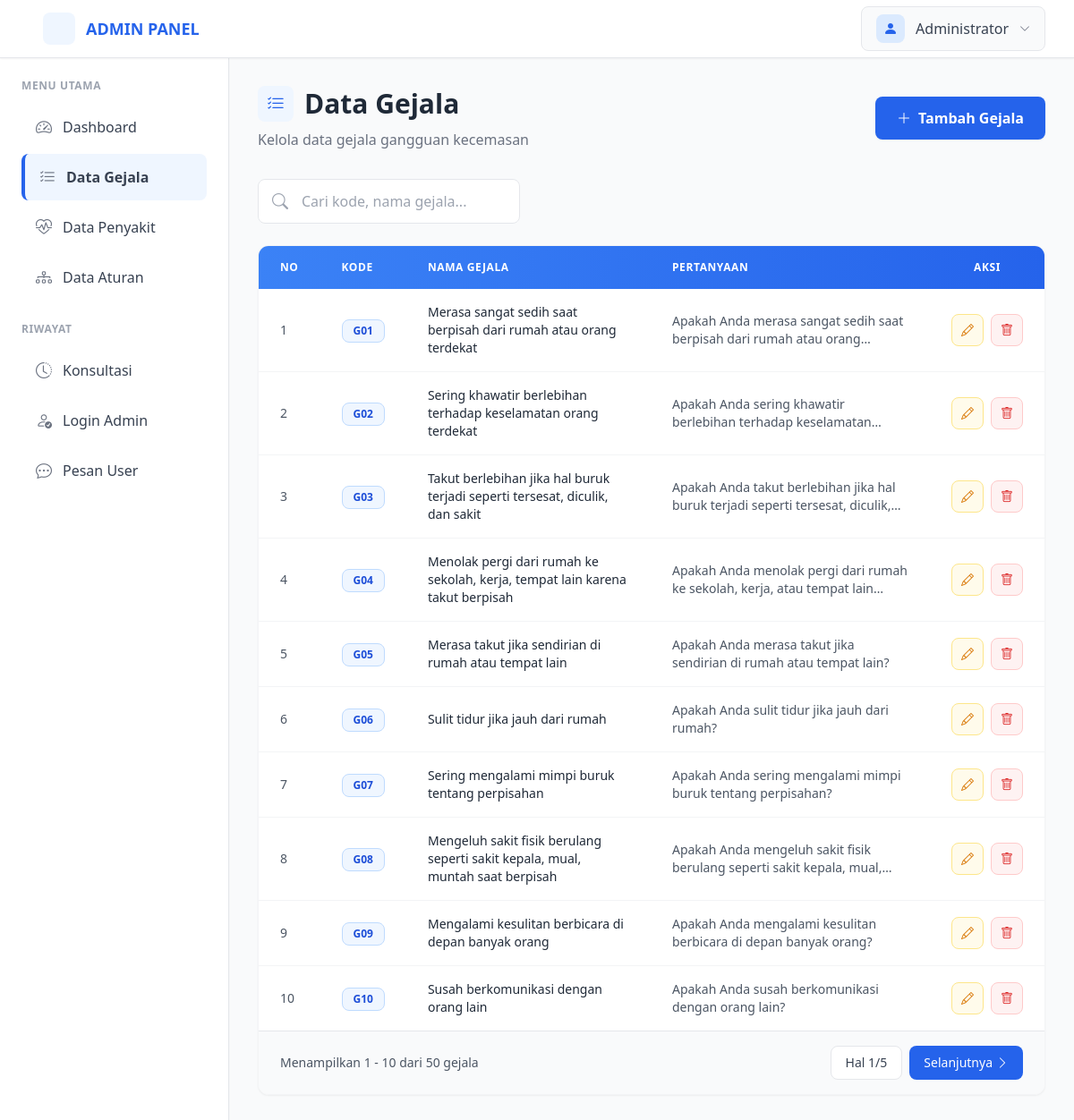
/gejala/ (signed in), run on the app's committed database.
### models/models.py (models this page shows, shortened)
class Admin(UserMixin, db.Model):
    __tablename__ = 'admin'
    id = db.Column(db.Integer, primary_key=True)
    username = db.Column(db.String(80), unique=True, nullable=False)
    nama_admin = db.Column(db.String(100), nullable=False)
    password_hash = db.Column(db.String(255), nullable=False)
    created_at = db.Column(db.DateTime, default=datetime.utcnow)
    riwayat_login = db.relationship('RiwayatLogin', backref='admin', lazy=True, cascade='all, delete-orphan')

class Gejala(db.Model):
    __tablename__ = 'gejala'
    id = db.Column(db.Integer, primary_key=True)
    kode_gejala = db.Column(db.String(10), unique=True, nullable=False)
    nama_gejala = db.Column(db.Text, nullable=False)
    pertanyaan = db.Column(db.Text, nullable=False)
    created_at = db.Column(db.DateTime, default=datetime.utcnow)
    aturan = db.relationship('Aturan', backref='gejala', lazy=True, cascade='all, delete-orphan')

### routes/gejala.py (the view)
@gejala_bp.route('/')
@login_required
def index():
    page = request.args.get('page', 1, type=int)
    per_page = 10
    gejala_list = Gejala.query.order_by(Gejala.kode_gejala).paginate(
        page=page, per_page=per_page, error_out=False
    )
    return render_template('gejala/index.html', gejala_list=gejala_list)

### templates/gejala/index.html (shortened to what this page needs)
{% extends 'base.html' %}
{% block content %}
<div class="mb-6 sm:mb-8 flex flex-col sm:flex-row sm:items-center sm:justify-between gap-4 animate-fade-in">
    <div>
        <h1 class="text-2xl sm:text-3xl font-bold text-gray-800 flex items-center space-x-2 sm:space-x-3">
            <div class="w-9 h-9 sm:w-10 sm:h-10 bg-blue-50 rounded-lg flex items-center justify-center">
                <i class="bi bi-list-check text-blue-600 text-lg sm:text-xl"></i>
            </div>
            <span>Data Gejala</span>
        </h1>
        <p class="text-sm sm:text-base text-gray-500 mt-2">Kelola data gejala gangguan kecemasan</p>
    </div>
    <a href="{{ url_for('gejala.create') }}"
       class="bg-blue-600 hover:bg-blue-700 text-white font-semibold py-2.5 sm:py-3 px-5 sm:px-6 rounded-lg transition-all duration-200 flex items-center justify-center sm:justify-start space-x-2 shadow-sm hover:shadow-md text-sm sm:text-base">
        <i class="bi bi-plus-lg"></i>
        <span>Tambah Gejala</span>
    </a>
</div>
<div class="mb-4 sm:mb-6 animate-fade-in" style="animation-delay: 0.1s;">
    <div class="relative w-full sm:w-2/3 md:w-1/2 lg:w-1/3">
        <span class="absolute inset-y-0 left-0 flex items-center pl-3 sm:pl-4 text-gray-400">
            <i class="bi bi-search text-base sm:text-lg"></i>
        </span>
        <input
            type="text"
            id="searchInput"
            placeholder="Cari kode, nama gejala..."
            class="w-full pl-10 sm:pl-12 pr-4 py-2.5 sm:py-3 border border-gray-200 rounded-lg
                   focus:outline-none focus:ring-2 focus:ring-blue-500 focus:border-blue-500
                   transition-all duration-200 text-sm sm:text-base"
            onkeyup="searchTable()"
        >
    </div>
</div>
<div class="bg-white rounded-xl shadow-sm overflow-hidden animate-fade-in border border-gray-100" style="animation-delay: 0.2s;">
    <div class="overflow-x-auto">
        <table class="w-full" id="gejalaTable">
            <thead class="bg-gradient-to-r from-blue-500 to-blue-600">
                <tr>
                    <th class="px-4 sm:px-6 py-3 sm:py-4 text-left text-xs font-semibold text-white uppercase tracking-wider">No</th>
                    <th class="px-4 sm:px-6 py-3 sm:py-4 text-left text-xs font-semibold text-white uppercase tracking-wider">Kode</th>
                    <th class="px-4 sm:px-6 py-3 sm:py-4 text-left text-xs font-semibold text-white uppercase tracking-wider">Nama Gejala</th>
                    <th class="px-4 sm:px-6 py-3 sm:py-4 text-left text-xs font-semibold text-white uppercase tracking-wider hidden md:table-cell">Pertanyaan</th>
                    <th class="px-4 sm:px-6 py-3 sm:py-4 text-center text-xs font-semibold text-white uppercase tracking-wider">Aksi</th>
                </tr>
            </thead>
            <tbody class="divide-y divide-gray-100">
                {% for gejala in gejala_list.items %}
                <tr class="hover:bg-blue-50 transition-colors duration-150">
                    <td class="px-4 sm:px-6 py-3 sm:py-4 text-gray-600 text-xs sm:text-sm">
                        {{ loop.index + (gejala_list.page - 1) * gejala_list.per_page }}
                    </td>
                    <td class="px-4 sm:px-6 py-3 sm:py-4">
                        <span class="inline-flex items-center px-2 sm:px-3 py-1 rounded-lg text-xs font-semibold bg-blue-50 text-blue-700 border border-blue-200">
                            {{ gejala.kode_gejala }}
                        </span>
                    </td>
                    <td class="px-4 sm:px-6 py-3 sm:py-4">
                        <div class="font-medium text-gray-800 text-xs sm:text-sm">
                            {{ gejala.nama_gejala }}
                        </div>
                    </td>
                    <td class="px-4 sm:px-6 py-3 sm:py-4 hidden md:table-cell">
                        <div class="text-gray-600 text-xs sm:text-sm line-clamp-2">
                            {{ gejala.pertanyaan }}
                        </div>
                    </td>
                    <td class="px-4 sm:px-6 py-3 sm:py-4 text-center">
                        <div class="flex items-center justify-center space-x-1.5 sm:space-x-2">
                            <a href="{{ url_for('gejala.edit', id=gejala.id) }}"
                               class="w-8 h-8 sm:w-9 sm:h-9 bg-amber-50 hover:bg-amber-100 text-amber-600 hover:text-amber-700 rounded-lg transition-all duration-200 flex items-center justify-center border border-amber-200"
                               title="Edit Gejala">
                                <i class="bi bi-pencil text-xs sm:text-sm"></i>
                            </a>
                            <form method="POST" action="{{ url_for('gejala.delete', id=gejala.id) }}"
                                  onsubmit="return confirm('Apakah Anda yakin ingin menghapus gejala ini?')" class="inline">
                                <button type="submit"
                                        class="w-8 h-8 sm:w-9 sm:h-9 bg-red-50 hover:bg-red-100 text-red-600 hover:text-red-700 rounded-lg transition-all duration-200 flex items-center justify-center border border-red-200"
                                        title="Hapus Gejala">
                                    <i class="bi bi-trash text-xs sm:text-sm"></i>
                                </button>
                            </form>
                        </div>
                    </td>
                </tr>
                {% endfor %}
            </tbody>
        </table>
    </div>
    {% if gejala_list.pages > 1 %}
    <div class="bg-gray-50 px-4 sm:px-6 py-3 sm:py-4 border-t border-gray-200">
        <div class="flex flex-col sm:flex-row items-center justify-between gap-3">
            <div class="text-xs sm:text-sm text-gray-600 text-center sm:text-left">
                Menampilkan {{ gejala_list.per_page * (gejala_list.page - 1) + 1 }} -
                {{ [gejala_list.per_page * gejala_list.page, gejala_list.total]|min }}
                dari {{ gejala_list.total }} gejala
            </div>
            <div class="flex space-x-2">
                <span class="px-3 sm:px-4 py-2 bg-white border border-gray-200 text-gray-700 rounded-lg font-medium text-xs sm:text-sm">
                    Hal {{ gejala_list.page }}/{{ gejala_list.pages }}
                </span>
                {% if gejala_list.has_next %}
                <a href="{{ url_for('gejala.index', page=gejala_list.next_num) }}"
                   class="px-3 sm:px-4 py-2 bg-blue-600 text-white rounded-lg hover:bg-blue-700 transition-colors inline-flex items-center space-x-1 text-xs sm:text-sm">
                    <span class="hidden sm:inline">Selanjutnya</span>
                    <i class="bi bi-chevron-right"></i>
                </a>
                {% endif %}
            </div>
        </div>
    </div>
    {% endif %}
</div>
{% endblock %}

### templates/base.html (shortened to what this page needs)
<!DOCTYPE html>
<html lang="id">
<head>
    <script src="https://cdn.tailwindcss.com"></script>
    <link rel="stylesheet" href="https://cdn.jsdelivr.net/npm/bootstrap-icons@1.11.0/font/bootstrap-icons.css">
</head>
<body class="bg-gray-50 min-h-screen">
    {% if current_user.is_authenticated %}
    <nav class="bg-white shadow-sm fixed w-full top-0 z-50 border-b border-gray-200">
        <div class="max-w-full mx-auto px-4 sm:px-6 lg:px-8">
            <div class="flex justify-between items-center h-16">
                <div class="flex items-center space-x-4">
                    <a href="{{ url_for('dashboard.index') }}" class="flex items-center space-x-3 text-blue-600 hover:text-blue-700 transition-colors">
                        <div class="w-9 h-9 bg-blue-50 rounded-lg flex items-center justify-center">
                        </div>
                        <span class="font-bold text-lg hidden sm:block">ADMIN PANEL</span>
                    </a>
                </div>
                <div class="relative" x-data="{ open: false }">
                    <button @click="open = !open" class="flex items-center space-x-3 bg-gray-50 hover:bg-gray-100 px-4 py-2 rounded-lg transition-all duration-200 border border-gray-200">
                        <div class="w-8 h-8 bg-blue-100 rounded-lg flex items-center justify-center">
                            <i class="bi bi-person-fill text-blue-600"></i>
                        </div>
                        <span class="text-gray-700 font-medium hidden sm:block">{{ current_user.nama_admin }}</span>
                        <i class="bi bi-chevron-down text-gray-500 text-xs"></i>
                    </button>
                </div>
            </div>
        </div>
    </nav>
    <aside id="sidebar" class="fixed top-16 left-0 h-full w-64 bg-white shadow-sm z-40 transform -translate-x-full lg:translate-x-0 transition-transform duration-300 overflow-y-auto border-r border-gray-200">
        <div class="p-6">
            <div class="mb-6">
                <h3 class="text-xs font-semibold text-gray-400 uppercase tracking-wider mb-3">Menu Utama</h3>
                <ul class="space-y-1">
                    <li>
                        <a href="{{ url_for('dashboard.index') }}" class="sidebar-link group flex items-center space-x-3 px-4 py-3 rounded-lg hover:bg-blue-50 transition-all duration-200">
                            <i class="bi bi-speedometer2 text-gray-500 group-hover:text-blue-600 text-lg"></i>
                            <span class="text-gray-700 group-hover:text-blue-600 font-medium">Dashboard</span>
                        </a>
                    </li>
                    <li>
                        <a href="{{ url_for('gejala.index') }}" class="sidebar-link group flex items-center space-x-3 px-4 py-3 rounded-lg hover:bg-blue-50 transition-all duration-200">
                            <i class="bi bi-list-check text-gray-500 group-hover:text-blue-600 text-lg"></i>
                            <span class="text-gray-700 group-hover:text-blue-600 font-medium">Data Gejala</span>
                        </a>
                    </li>
                    <li>
                        <a href="{{ url_for('penyakit.index') }}" class="sidebar-link group flex items-center space-x-3 px-4 py-3 rounded-lg hover:bg-blue-50 transition-all duration-200">
                            <i class="bi bi-heart-pulse text-gray-500 group-hover:text-blue-600 text-lg"></i>
                            <span class="text-gray-700 group-hover:text-blue-600 font-medium">Data Penyakit</span>
                        </a>
                    </li>
                    <li>
                        <a href="{{ url_for('aturan.index') }}" class="sidebar-link group flex items-center space-x-3 px-4 py-3 rounded-lg hover:bg-blue-50 transition-all duration-200">
                            <i class="bi bi-diagram-3 text-gray-500 group-hover:text-blue-600 text-lg"></i>
                            <span class="text-gray-700 group-hover:text-blue-600 font-medium">Data Aturan</span>
                        </a>
                    </li>
                </ul>
            </div>
            <div class="mb-6">
                <h3 class="text-xs font-semibold text-gray-400 uppercase tracking-wider mb-3">Riwayat</h3>
                <ul class="space-y-1">
                    <li>
                        <a href="{{ url_for('riwayat.konsultasi') }}" class="sidebar-link group flex items-center space-x-3 px-4 py-3 rounded-lg hover:bg-blue-50 transition-all duration-200">
                            <i class="bi bi-clock-history text-gray-500 group-hover:text-blue-600 text-lg"></i>
                            <span class="text-gray-700 group-hover:text-blue-600 font-medium">Konsultasi</span>
                        </a>
                    </li>
                    <li>
                        <a href="{{ url_for('riwayat.login_admin') }}" class="sidebar-link group flex items-center space-x-3 px-4 py-3 rounded-lg hover:bg-blue-50 transition-all duration-200">
                            <i class="bi bi-person-check text-gray-500 group-hover:text-blue-600 text-lg"></i>
                            <span class="text-gray-700 group-hover:text-blue-600 font-medium">Login Admin</span>
                        </a>
                    </li>
                    <li>
                        <a href="{{ url_for('riwayat.pesan_user') }}" class="sidebar-link group flex items-center space-x-3 px-4 py-3 rounded-lg hover:bg-blue-50 transition-all duration-200">
                            <i class="bi bi-chat-dots text-gray-500 group-hover:text-blue-600 text-lg"></i>
                            <span class="text-gray-700 group-hover:text-blue-600 font-medium">Pesan User</span>
                        </a>
                    </li>
                </ul>
            </div>
        </div>
    </aside>
    <main class="lg:ml-64 pt-16 min-h-screen">
        <div class="p-4 sm:p-6 lg:p-8">
            {% block content %}{% endblock %}
        </div>
    </main>
    {% else %}
    <div class="container mx-auto px-4">
        {% block auth_content %}{% endblock %}
    </div>
    {% endif %}
</body>
</html>

### data on the page
Admin: nama_admin "Administrator"
Gejala: kode_gejala "G01", nama_gejala "Merasa sangat sedih saat berpisah dari rumah atau orang terdekat", pertanyaan "Apakah Anda merasa sangat sedih saat berpisah dari rumah atau…"
Gejala: kode_gejala "G02", nama_gejala "Sering khawatir berlebihan terhadap keselamatan orang terdekat", pertanyaan "Apakah Anda sering khawatir berlebihan terhadap…"
Gejala: kode_gejala "G03", nama_gejala "Takut berlebihan jika hal buruk terjadi seperti tersesat, diculik, dan sakit", pertanyaan "Apakah Anda takut berlebihan jika hal buruk terjadi seperti tersesat,…"
Gejala: kode_gejala "G04", nama_gejala "Menolak pergi dari rumah ke sekolah, kerja, tempat lain karena takut berpisah", pertanyaan "Apakah Anda menolak pergi dari rumah ke sekolah, kerja, atau tempat…"
Gejala: kode_gejala "G05", nama_gejala "Merasa takut jika sendirian di rumah atau tempat lain", pertanyaan "Apakah Anda merasa takut jika sendirian di rumah atau tempat lain?"
Gejala: kode_gejala "G06", nama_gejala "Sulit tidur jika jauh dari rumah", pertanyaan "Apakah Anda sulit tidur jika jauh dari rumah?"
Gejala: kode_gejala "G07", nama_gejala "Sering mengalami mimpi buruk tentang perpisahan", pertanyaan "Apakah Anda sering mengalami mimpi buruk tentang perpisahan?"
Gejala: kode_gejala "G08", nama_gejala "Mengeluh sakit fisik berulang seperti sakit kepala, mual, muntah saat berpisah", pertanyaan "Apakah Anda mengeluh sakit fisik berulang seperti sakit kepala,…"
Gejala: kode_gejala "G09", nama_gejala "Mengalami kesulitan berbicara di depan banyak orang", pertanyaan "Apakah Anda mengalami kesulitan berbicara di depan banyak orang?"
Gejala: kode_gejala "G10", nama_gejala "Susah berkomunikasi dengan orang lain", pertanyaan "Apakah Anda susah berkomunikasi dengan orang lain?"

### other printed values
{{ gejala_list.per_page * (gejala_list.page - 1) + 1 }} "1"
{{ [gejala_list.per_page * gejala_list.page, gejala_list.total]|min }} "10"
{{ gejala_list.total }} "50"
{{ gejala_list.page }} "1"
{{ gejala_list.pages }} "5"
